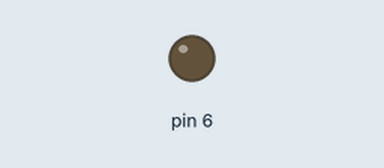
This sketch was run on a simulated Arduino Uno, built with avr-gcc and run on an emulated ATmega328P. On the bench: output pins drawn as LEDs (lit = HIGH). Random numbers use the default seed unless the sketch sets one.

Above: at 1.6 s.
At 46.8 s:
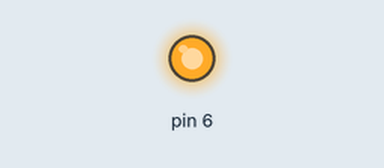
Timing chart, 0 to 48.3 s (numbered marks = the images above):
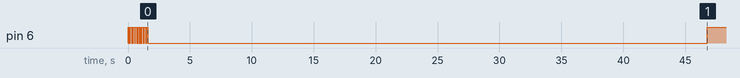

The sketch:

QR_FULLTEST.ino
```cpp
// (licence header left out)
#include <IRremote.h>

IRsend irsend;
int i;
void setup()
{

  pinMode(6,OUTPUT);
   for (int i = 0; i < 10; i++) {
    digitalWrite(6, LOW);
    delay (random(10, 150));
    digitalWrite(6, HIGH);
    delay (random(10, 150));
  }
  digitalWrite(6, LOW);
  irsend.sendNEC(0x926D00FF, 32);
  delay(30000);
  irsend.sendNEC(0x926D2AD5, 32);
  delay(15000);
  irsend.sendNEC(0x926D00FF, 32);
  digitalWrite(6, HIGH);
}

void loop() {
}
```
